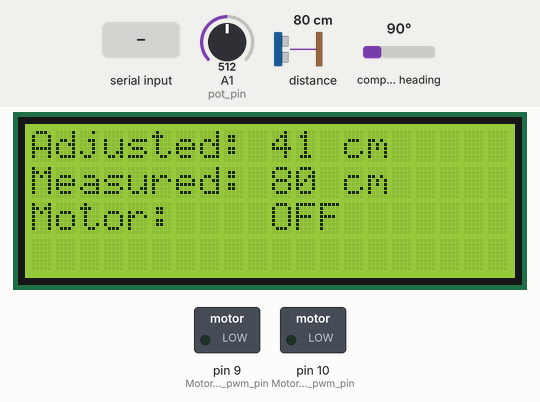
This sketch was run on a simulated Arduino Uno, built with avr-gcc and run on an emulated ATmega328P. On the bench: 20×4 character LCD, switched loads named in the sketch (green lamp = pin HIGH). Wiring (inferred from the names in the program): CMPS compass at I2C address 0x60. The test bench sets the inputs (shaded band); at power-on: distance to the obstacle 80 cm, A1 (pot_pin) = 512, compass heading 90°. What the sketch prints to the serial monitor is not drawn.

Above: at 1.2 s.
1.3 s: "START\n" received over Serial
At 2.4 s:
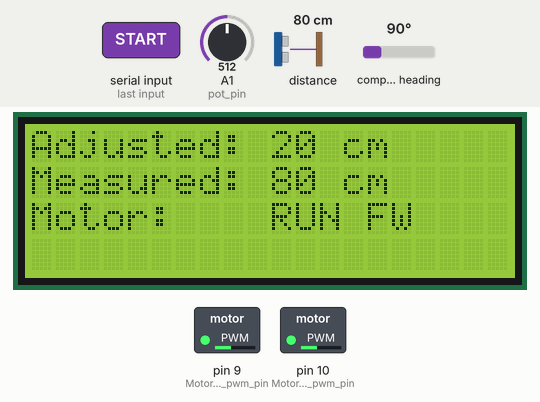
2.9 s: distance to the obstacle set to 2 cm
At 3.8 s:
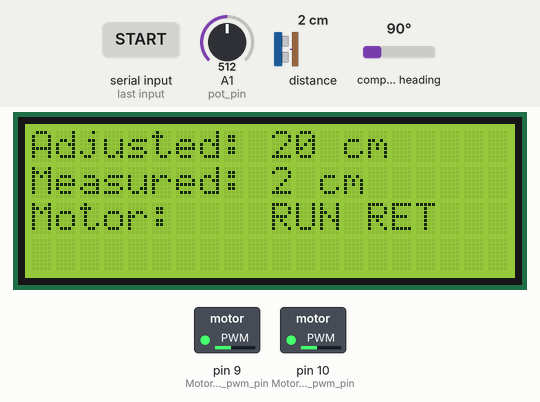
4.4 s: distance to the obstacle set to 13 cm
At 5.6 s:
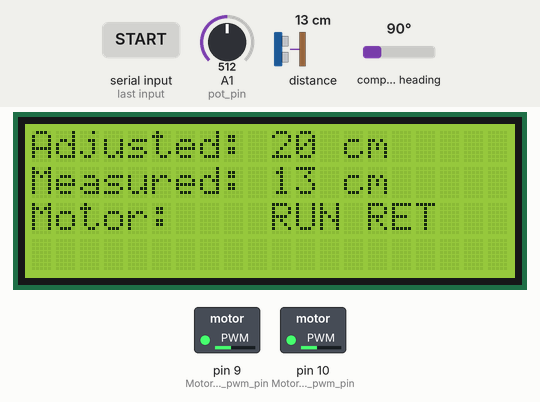
5.9 s: distance to the obstacle set to 16 cm
7.4 s: distance to the obstacle set to 20 cm
At 8.5 s:
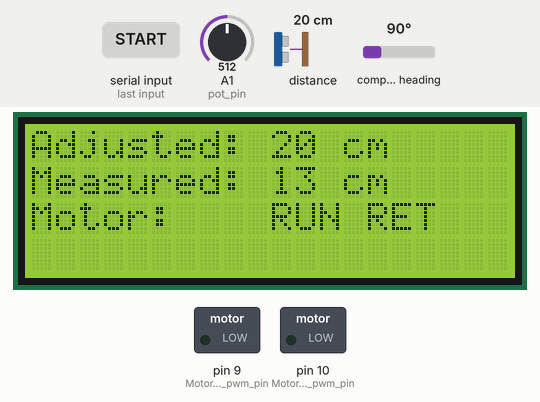
8.9 s: distance to the obstacle set to 4 cm
At 12.0 s:
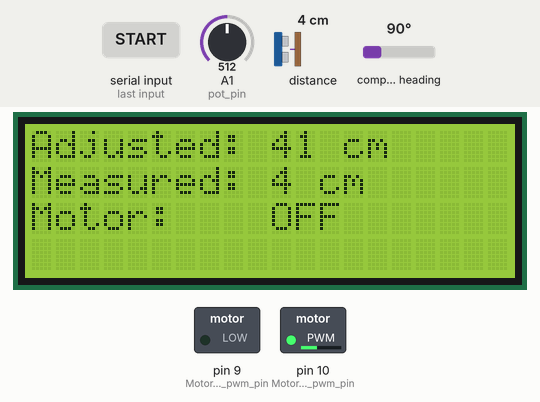
Timing chart, 0 to 12.9 s (numbered marks = the images above; inputs shaded):
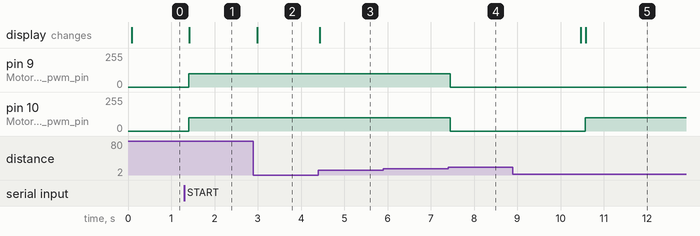

Measured:
- the behaviour switches between 18 and 19 cm on distance to the obstacle (found by bisection; images 3 and 4)
- after the input at 1.3 s, pin 9 (Motor_L_pwm_pin), pin 10 (Motor_R_pwm_pin): 0/255 → 100/255 after 0.10 s; the display: changes after 0.11 s (image 1)
- after the input at 2.9 s, the display: changes after 0.08 s (image 2)
- after the input at 4.4 s, the display: changes at once (image 3)
- after the input at 5.9 s, every drawn part: stays the same
- after the input at 7.4 s, pin 9 (Motor_L_pwm_pin), pin 10 (Motor_R_pwm_pin): 100/255 → 0/255 after 0.05 s

The sketch:

lidarex4_1.ino
```cpp
#include <Wire.h>
#include <LIDARLite.h>
#include <LiquidCrystal.h>

#define Motor_L_dir_pin 7
#define Motor_R_dir_pin 8
#define Motor_L_pwm_pin 9
#define Motor_R_pwm_pin 10

//------Right motor
#define outputA_R 24  //CLK to D24
#define outputB_R 2   //DT to D2
//------Left motor
#define outputA_L 23  //CLK to D23
#define outputB_L 3   //DT to D3

#define Motor_forward 0
#define Motor_return 1

#define CMPS14_ADDRESS 0x60
byte raw;

const int rs = 37, en = 36, d4 = 35, d5 = 34, d6 = 33, d7 = 32;
LiquidCrystal lcd(rs, en, d4, d5, d6, d7);

const int pot_max_value = 982;
const int pot_min_value = 19;
const float distance_per_pot_step = 20.0 / (pot_max_value - pot_min_value);
const int pot_pin = A1; // analog pin for the potentiometer, which defines the turning heading 0-360

// Globals
LIDARLite lidarLite;
int cal_cnt = 0;

int run_speed = 100;
int y_speed = 100;

int potValue = 0;
int potDist = 0;

int measuredDist = 0;
int adjustedDist = 0;
int fixedDist = 30;
String motorStatus = "OFF";

int initialAngle = 0;
int currentAngle = 0;
int targetAngle = 0;
bool isRobotTurning = false;
bool isRobotTurningLeft = false;
bool isRobotTurningRight = false;

bool commenceSequence = false;
bool stage1completed = false;
bool stage2completed = false;
bool stage3completed = false;
bool stage4completed = false;
bool stage5completed = false;
bool stage6completed = false;
bool stage7completed = false;
bool sequenceCompleted = false;

int stageDelay = 3000;

void setup()
{
  Serial.begin(9600); // Initialize serial connection to display distance readings

  lcd.begin(20, 4);
  Wire.begin();
  lidarLite.begin(0, true); // Set configuration to default and I2C to 400 kHz
  lidarLite.configure(1); // Change this number to try out alternate configurations
}


bool moveUntil(int targetDistance) {

  bool returnVal = false;
  adjustedDist = targetDistance;

  if (abs(targetDistance - measuredDist) < 6) {

    y_speed = 0;
    motorStatus = "OFF";
    returnVal = true;

  } else if ((targetDistance - measuredDist) < -5) {

    digitalWrite(Motor_R_dir_pin, Motor_forward);
    digitalWrite(Motor_L_dir_pin, Motor_forward);

    y_speed = 100;
    motorStatus = "RUN FW";

    Serial.println("forward");

  } else if ((targetDistance - measuredDist) > 5) {

    digitalWrite(Motor_R_dir_pin, Motor_return);
    digitalWrite(Motor_L_dir_pin, Motor_return);

    y_speed = 100;
    motorStatus = "RUN RET";

    Serial.println("back");

  }

  analogWrite(Motor_L_pwm_pin, y_speed);
  analogWrite(Motor_R_pwm_pin, y_speed);

  return returnVal;
}


bool turnFor(int angular) {

  if(!isRobotTurning) {

    isRobotTurning = true;
    initialAngle = currentAngle;
    targetAngle = initialAngle + angular;

    // Start turning the robot - no need to check the condition here,
    // since this method only runs once when you move the joystick
    if (angular > 0) {  // turn right
      isRobotTurningRight = true;
      digitalWrite(Motor_L_dir_pin, Motor_forward);
      analogWrite(Motor_L_pwm_pin, run_speed);
    } else if (angular < 0) { // turn left
      isRobotTurningLeft = true;
      digitalWrite(Motor_R_dir_pin, Motor_forward);
      analogWrite(Motor_R_pwm_pin, run_speed);
    }

  } else {
    Serial.println(String(targetAngle) + " " + String(currentAngle));

    if((isRobotTurningRight && currentAngle >= targetAngle) ||
      isRobotTurningLeft && currentAngle <= targetAngle) {

      analogWrite(Motor_R_pwm_pin, 0);
      analogWrite(Motor_L_pwm_pin, 0);

      isRobotTurning = false;
      isRobotTurningRight = false;
      isRobotTurningLeft = false;
    }

  }

  return !isRobotTurning;
}


void loop()
{

  //================== Compass ===================
  Wire.beginTransmission(CMPS14_ADDRESS);  //starts communication with CMPS14
  Wire.write(1);                     //Sends the register 1 from where we wish to start reading heading value
  Wire.endTransmission(false);       // keep connection active

  // Request one byte from the CMPS14
  // this will give us the 8 bit bearing
  delay(1);
  Wire.requestFrom(CMPS14_ADDRESS, 1);

  // Wait for all bytes to come back
  if (Wire.available() >= 1) {
    raw = Wire.read();              // 0~255
  }
  currentAngle =  360.0 * raw / 255.0;

  //=============== Distance control ==================

  // At the beginning of every 100 readings,
  // take a measurement with receiver bias correction
  int newMeasuredDist = 0;
  if ( cal_cnt == 0 ) {
    newMeasuredDist = lidarLite.distance();      // With bias correction
  } else {
    newMeasuredDist = lidarLite.distance(false); // Without bias correction
  }

  if (abs(measuredDist - newMeasuredDist) > 5 || measuredDist == 0) {
    measuredDist = newMeasuredDist;
  }

  potValue = analogRead(pot_pin);
  potDist = ((potValue - pot_min_value) * distance_per_pot_step) + 1;
  adjustedDist = fixedDist + potDist;

  String msg = "null";
  while (Serial.available() > 0) {
    msg = Serial.readStringUntil('\n');
  }

  if (msg == "START") {
    commenceSequence = true;
    sequenceCompleted = false;
  }

  if (!commenceSequence) {
    Serial.println(currentAngle);
  }


  //=============== Motor control ==================

  if (commenceSequence && !stage1completed)  {

    stage1completed = moveUntil(20);

    if(stage1completed) {
      Serial.println("stage 1 completed, commencing stage 2 in " + String(stageDelay / 1000) + " seconds ...");
      delay(stageDelay);
    }

  } else if (stage1completed && !stage2completed) {
    stage2completed = turnFor(-90);

    if(stage2completed) {
      Serial.println("stage 2 completed, commencing stage 3 in " + String(stageDelay / 1000) + " seconds ...");
      delay(stageDelay);
    }

  } else if (stage2completed && !stage3completed) {
    stage3completed = moveUntil(25);

    if(stage3completed) {
      Serial.println("stage 3 completed, commencing stage 4 in " + String(stageDelay / 1000) + " seconds ...");
      delay(stageDelay);
    }

  } else if (stage3completed && !stage4completed) {
    stage4completed = turnFor(-90);

    if(stage4completed) {
      Serial.println("stage 4 completed, commencing stage 5 in " + String(stageDelay / 1000) + " seconds ...");
      delay(stageDelay);
    }

  } else if (stage4completed && !stage5completed) {
    stage5completed = moveUntil(20);

    if(stage5completed) {
      Serial.println("stage 5 completed, commencing stage 6 in " + String(stageDelay / 1000) + " seconds ...");
      delay(stageDelay);
    }

  } else if (stage5completed && !stage6completed) {
    stage6completed = turnFor(-90);

    if(stage6completed) {
      Serial.println("stage 6 completed, commencing stage 7 in " + String(stageDelay / 1000) + " seconds ...");
      delay(stageDelay);
    }

  } else if (stage6completed && !stage7completed) {
    stage7completed = moveUntil(25);

    if(stage7completed) {
      Serial.println("stage 7 completed, terminating sequence ...");
      commenceSequence = false;
      stage1completed = false;
      stage2completed = false;
      stage3completed = false;
      stage4completed = false;
      stage5completed = false;
      stage6completed = false;
      stage7completed = false;
      sequenceCompleted = true;
    }

  }


  //=============== LCD control ==================

  lcd.clear();
  lcd.setCursor(0, 0);
  lcd.print("Adjusted: " + String(adjustedDist) + " cm");
  lcd.setCursor(0, 1);
  lcd.print("Measured: " + String(measuredDist) + " cm");
  lcd.setCursor(0, 2);
  lcd.print("Motor:    " + String(motorStatus));
  if (sequenceCompleted) {
    lcd.setCursor(0, 3);
    lcd.print("SEQUENCE COMPLETED");
  }

  // Increment reading counter
  cal_cnt++;
  cal_cnt = cal_cnt % 100;

  delay(100);
}
```
